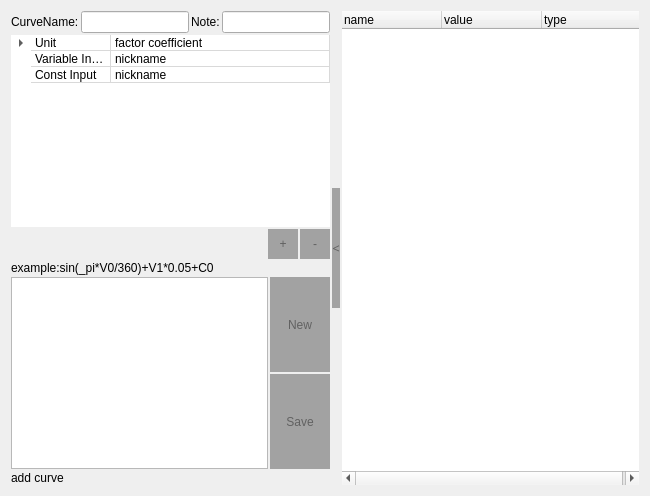
<?xml version="1.0" encoding="UTF-8"?>
<ui version="4.0">
 <class>CustomCurvePage</class>
 <widget class="QWidget" name="CustomCurvePage">
  <property name="geometry">
   <rect>
    <x>0</x>
    <y>0</y>
    <width>650</width>
    <height>496</height>
   </rect>
  </property>
  <property name="windowTitle">
   <string>Form</string>
  </property>
  <property name="styleSheet">
   <string notr="true">QToolButton,QPushButton{
font: 10pt &quot;微软雅黑&quot;;
color: rgb(97, 97, 97);
background-color: rgb(162, 162, 162);
border-style:none;
}
QToolButton:hover,QPushButton:hover{
font: 14pt &quot;微软雅黑&quot;;
color: rgb(97, 97, 97);
background-color: rgb(214, 214, 214);
border-style:none;
}

QToolButton:checked,QPushButton:pressed{
font: 75 12pt &quot;微软雅黑&quot;;
color: rgb(97, 97, 97);
background-color: rgb(227, 227, 227);
border-style:none;
}
QWidget#widget{
background-color: rgb(94, 94, 94);
}
/*QWidget#DialogPickCurve{
background-color:rgba(0,0,0,0);
}
QWidget#page_user{
background-color:rgba(0,0,0,0);
}*/

QTreeView,QTableView{
	show-decoration-selected: 1;
	border:none; 
  }
QListView {
	show-decoration-selected: 1;
	border:none; 
	
	background-color: rgb(238, 238, 238);
  }
QTreeView::item,QTableView::item,QListView::item {
      border: 1px solid #d9d9d9;
      border-left-color: transparent;
      border-top-color: transparent;
  }
QTreeView::item:hover,QTableView::item:hover,QListView::item:hover {
      background: qlineargradient(x1: 0, y1: 0, x2: 0, y2: 1, stop: 0 #e7effd, stop: 1 #cbdaf1);
      border: 1px solid #bfcde4;
  }
QTreeView::item:selected,QTableView::item:selected,QListView::item:selected {
      border: 1px solid #567dbc;
  }
QTreeView::item:selected:active,QTableView::item:selected:active,QListView::item:selected:active{
      background: qlineargradient(x1: 0, y1: 0, x2: 0, y2: 1, stop: 0 #6ea1f1, stop: 1 #567dbc);
  }
QTreeView::item:selected:!active,QTableView::item:selected:!active,QListView::item:selected:!active {
      background: qlineargradient(x1: 0, y1: 0, x2: 0, y2: 1, stop: 0 #6b9be8, stop: 1 #577fbf);
  }

QComboBox{
	border-radius: 3px;
	padding: 1px 10px 1px 5px;
	border: none;
	background-color:transparent;
}
QComboBox:hover{
	border-radius: 3px;
	padding: 1px 10px 1px 5px;
	border: 1px solid #636363;
	background-color: rgb(170, 255, 255);
}
QComboBox::drop-down{
	subcontrol-origin: padding;
	subcontrol-position: top right;
	width: 15px; 
	border-left-width: 1px;
	border-left-style: solid;
	border-top-right-radius: 3px;
	border-bottom-right-radius: 3px;
	border-left-color: transparent;
}

QComboBox::down-arrow{
 
	image: url(:/array_down.png);
}

</string>
  </property>
  <layout class="QHBoxLayout" name="horizontalLayout_4">
   <property name="spacing">
    <number>2</number>
   </property>
   <item>
    <layout class="QVBoxLayout" name="verticalLayout_4">
     <item>
      <layout class="QHBoxLayout" name="horizontalLayout">
       <item>
        <widget class="QLabel" name="label">
         <property name="text">
          <string>CurveName:</string>
         </property>
        </widget>
       </item>
       <item>
        <widget class="QLineEdit" name="lineEdit_curveName">
         <property name="text">
          <string/>
         </property>
         <property name="placeholderText">
          <string/>
         </property>
        </widget>
       </item>
       <item>
        <widget class="QLabel" name="label_3">
         <property name="text">
          <string>Note:</string>
         </property>
        </widget>
       </item>
       <item>
        <widget class="QLineEdit" name="lineEdit_note">
         <property name="text">
          <string/>
         </property>
         <property name="placeholderText">
          <string/>
         </property>
        </widget>
       </item>
      </layout>
     </item>
     <item>
      <layout class="QVBoxLayout" name="verticalLayout_3">
       <item>
        <widget class="QTreeWidget" name="treeWidget_input">
         <property name="headerHidden">
          <bool>true</bool>
         </property>
         <column>
          <property name="text">
           <string>Name</string>
          </property>
         </column>
         <column>
          <property name="text">
           <string>Value</string>
          </property>
         </column>
         <item>
          <property name="text">
           <string>Unit</string>
          </property>
          <property name="text">
           <string>factor coefficient</string>
          </property>
          <item>
           <property name="text">
            <string>undefine</string>
           </property>
           <property name="text">
            <string>1</string>
           </property>
          </item>
         </item>
         <item>
          <property name="text">
           <string>Variable Input</string>
          </property>
          <property name="text">
           <string>nickname</string>
          </property>
         </item>
         <item>
          <property name="text">
           <string>Const Input</string>
          </property>
          <property name="text">
           <string>nickname</string>
          </property>
         </item>
        </widget>
       </item>
       <item>
        <layout class="QHBoxLayout" name="horizontalLayout_3">
         <property name="spacing">
          <number>2</number>
         </property>
         <property name="leftMargin">
          <number>0</number>
         </property>
         <item>
          <spacer name="horizontalSpacer_2">
           <property name="orientation">
            <enum>Qt::Horizontal</enum>
           </property>
           <property name="sizeHint" stdset="0">
            <size>
             <width>40</width>
             <height>20</height>
            </size>
           </property>
          </spacer>
         </item>
         <item>
          <widget class="QToolButton" name="btn_add">
           <property name="minimumSize">
            <size>
             <width>30</width>
             <height>30</height>
            </size>
           </property>
           <property name="text">
            <string>+</string>
           </property>
          </widget>
         </item>
         <item>
          <widget class="QToolButton" name="btn_remove">
           <property name="minimumSize">
            <size>
             <width>30</width>
             <height>30</height>
            </size>
           </property>
           <property name="text">
            <string>-</string>
           </property>
          </widget>
         </item>
        </layout>
       </item>
      </layout>
     </item>
     <item>
      <widget class="QLabel" name="label_2">
       <property name="text">
        <string>example:sin(_pi*V0/360)+V1*0.05+C0</string>
       </property>
      </widget>
     </item>
     <item>
      <layout class="QVBoxLayout" name="verticalLayout">
       <item>
        <layout class="QHBoxLayout" name="horizontalLayout_7">
         <item>
          <widget class="QsciScintilla" name="textEdit"/>
         </item>
         <item>
          <layout class="QVBoxLayout" name="verticalLayout_2">
           <property name="spacing">
            <number>2</number>
           </property>
           <item>
            <widget class="QPushButton" name="btn_new">
             <property name="sizePolicy">
              <sizepolicy hsizetype="Minimum" vsizetype="Expanding">
               <horstretch>0</horstretch>
               <verstretch>0</verstretch>
              </sizepolicy>
             </property>
             <property name="minimumSize">
              <size>
               <width>0</width>
               <height>0</height>
              </size>
             </property>
             <property name="text">
              <string>New</string>
             </property>
            </widget>
           </item>
           <item>
            <widget class="QPushButton" name="btn_save">
             <property name="sizePolicy">
              <sizepolicy hsizetype="Minimum" vsizetype="Expanding">
               <horstretch>0</horstretch>
               <verstretch>0</verstretch>
              </sizepolicy>
             </property>
             <property name="minimumSize">
              <size>
               <width>60</width>
               <height>40</height>
              </size>
             </property>
             <property name="text">
              <string>Save</string>
             </property>
            </widget>
           </item>
          </layout>
         </item>
        </layout>
       </item>
       <item>
        <widget class="QLabel" name="label_status">
         <property name="text">
          <string>add curve </string>
         </property>
        </widget>
       </item>
      </layout>
     </item>
    </layout>
   </item>
   <item>
    <widget class="QPushButton" name="btn_hide">
     <property name="maximumSize">
      <size>
       <width>30</width>
       <height>120</height>
      </size>
     </property>
     <property name="font">
      <font>
       <family>微软雅黑</family>
       <pointsize>10</pointsize>
       <weight>50</weight>
       <italic>false</italic>
       <bold>false</bold>
      </font>
     </property>
     <property name="text">
      <string>&lt;</string>
     </property>
    </widget>
   </item>
   <item>
    <widget class="QStackedWidget" name="stackedWidget">
     <property name="currentIndex">
      <number>0</number>
     </property>
     <widget class="QWidget" name="page">
      <layout class="QHBoxLayout" name="horizontalLayout_5">
       <property name="spacing">
        <number>0</number>
       </property>
       <property name="leftMargin">
        <number>0</number>
       </property>
       <property name="topMargin">
        <number>0</number>
       </property>
       <property name="rightMargin">
        <number>0</number>
       </property>
       <property name="bottomMargin">
        <number>0</number>
       </property>
       <item>
        <widget class="UTreeWidget" name="treeWidget_variable">
         <column>
          <property name="text">
           <string>name</string>
          </property>
         </column>
         <column>
          <property name="text">
           <string>value</string>
          </property>
         </column>
         <column>
          <property name="text">
           <string>type</string>
          </property>
         </column>
        </widget>
       </item>
      </layout>
     </widget>
     <widget class="QWidget" name="page_2">
      <layout class="QHBoxLayout" name="horizontalLayout_6">
       <property name="spacing">
        <number>0</number>
       </property>
       <property name="leftMargin">
        <number>0</number>
       </property>
       <property name="topMargin">
        <number>0</number>
       </property>
       <property name="rightMargin">
        <number>0</number>
       </property>
       <property name="bottomMargin">
        <number>0</number>
       </property>
       <item>
        <widget class="UTreeWidget" name="treeWidget_const">
         <column>
          <property name="text">
           <string>name</string>
          </property>
         </column>
         <column>
          <property name="text">
           <string>value</string>
          </property>
         </column>
         <column>
          <property name="text">
           <string>type</string>
          </property>
         </column>
        </widget>
       </item>
      </layout>
     </widget>
    </widget>
   </item>
  </layout>
 </widget>
 <customwidgets>
  <customwidget>
   <class>UTreeWidget</class>
   <extends>QTreeWidget</extends>
   <header location="global">utreewidget.h</header>
  </customwidget>
  <customwidget>
   <class>QsciScintilla</class>
   <extends>QTextEdit</extends>
   <header location="global">qsciscintilla.h</header>
  </customwidget>
 </customwidgets>
 <resources/>
 <connections/>
</ui>
